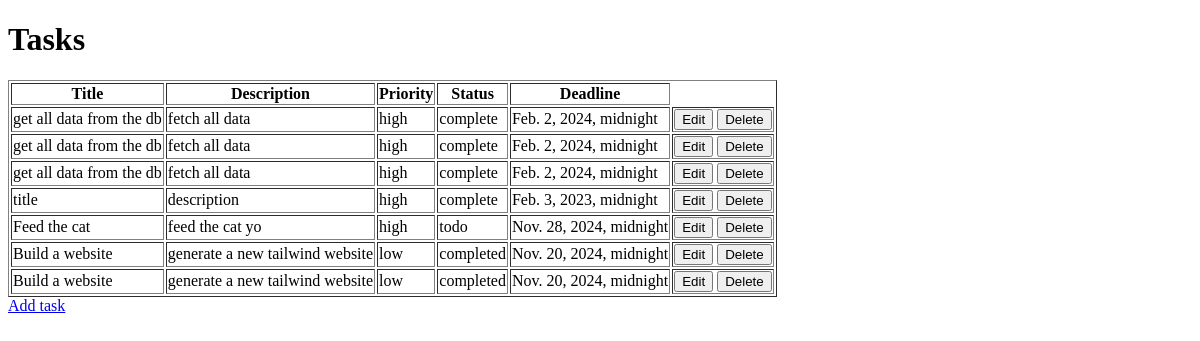
The app's page /, older data.
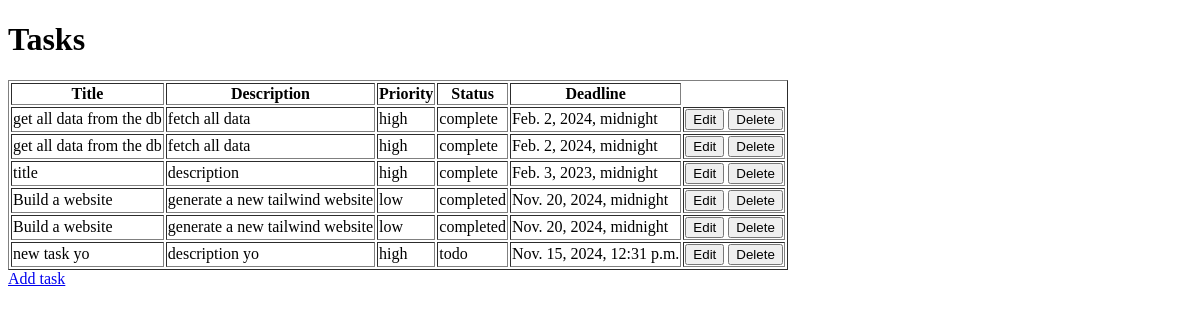
The same page, newer data.
### tasksapp/models.py (models this page shows, shortened)
class Task(models.Model):
    title = models.CharField(max_length=100)
    description = models.CharField(max_length=100)
    priority = models.CharField(max_length=100)
    status = models.CharField(max_length=100)
    deadline = models.DateTimeField()

### tasksapp/views.py (the view)
# urls.py: path("", views.home_view, name='home'),
def home_view(request):
    tasks = Task.objects.all()
    return render(request, 'taskapp/home.html', {'tasks': tasks})

### tasksapp/templates/taskapp/home.html (shortened to what this page needs)
<!DOCTYPE html>
<html lang="en">
<head>
</head>
<body>
    <h1>Tasks</h1>
    <table border="1">
        <thead>
            <tr>
                <th>Title</th>
                <th>Description</th>
                <th>Priority</th>
                <th>Status</th>
                <th>Deadline</th>
            </tr>
        </thead>
        <tbody>
            {% for task in tasks %}
            <tr>
                <td>{{task.title}}</td>
                <td>{{task.description}}</td>
                <td>{{task.priority}}</td>
                <td>{{task.status}}</td>
                <td>{{task.deadline}}</td>
                <td>
                    <a href="{% url 'update-task' task.id %}"><button>Edit</button></a>
                    <a href="{% url 'delete-task' task.id %}"
                        onclick="return confirm('Are you sure you want to delete this task?');">
                        <button type="button">Delete</button>
                    </a>
                </td>
            </tr>
            {% empty %}
            <tr>No tasks available</tr>
            {% endfor %}
        </tbody>
    </table>
    <a href="{% url 'add-task' %}">Add task</a>
</body>
</html>

Row changes from the older to the newer data that the page shows:
removed Task: title "get all data from the db", description "fetch all data", priority "high", status "complete", deadline "Feb. 2, 2024, midnight"
removed Task: title "Feed the cat", description "feed the cat yo", priority "high", status "todo", deadline "Nov. 28, 2024, midnight"
added Task: title "new task yo", description "description yo", priority "high", status "todo", deadline "Nov. 15, 2024, 12:31 p.m."
